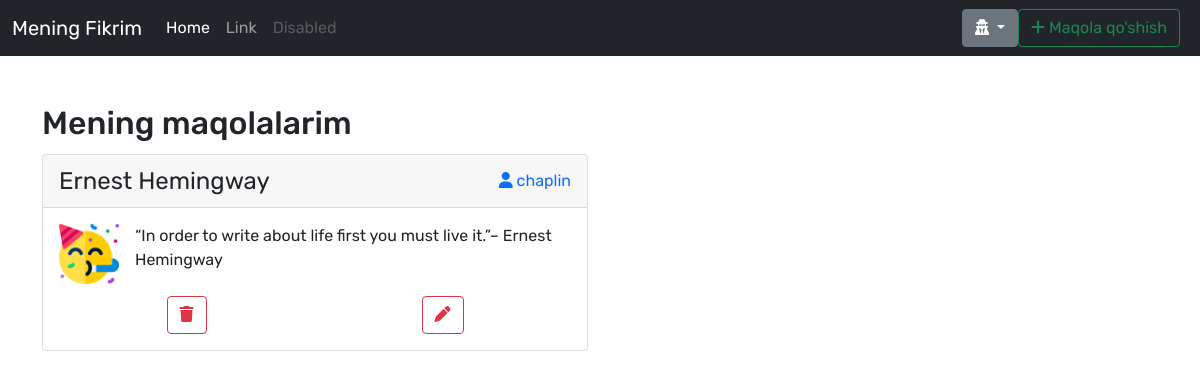
The page /posts/ (signed in) on the database its author committed.
### main/models.py (models this page shows, shortened)
class Post(models.Model):
    title = models.CharField(max_length=250, blank=True)
    body = models.TextField(blank=True)
    author = models.ForeignKey(
        User, on_delete=models.CASCADE, related_name='user')
    tag = models.ForeignKey(Tag, on_delete=models.PROTECT, related_name='tags')
    emoji = models.ForeignKey(
        Emoji, on_delete=models.PROTECT, related_name="emojies")

class Emoji(models.Model):
    name = models.CharField(max_length=50, blank=True)
    emoji = models.ImageField(upload_to="post/emojies/")

### main/views.py (the view)
# urls.py: path("posts/", views.user_posts, name="user_posts"),
@login_required
def user_posts(request):
    object_list = Post.objects.filter(author=request.user)
    return render(request, "post/list.html", {"object_list": object_list})

### templates/post/list.html
{% extends 'wrapper.html' %} {% block content %}
<section class="d-flex justify-content-center flex-column mt-5">
    <div class="container">
        <h2>Mening maqolalarim</h2>
        <div class="row">
            {% for post in object_list %}
            <div class="col-sm-12 col-md-12 col-lg-6 my-1">
                <div class="card">
                    <div class="card-header d-flex justify-content-between align-items-center">
                        <div class="fs-4">{{post.title}}</div>
                        <div>
                            <a href="#" class="text-decoration-none fs-6">
                                <i class="fas fa-user"></i> {{post.author}}
                            </a>
                        </div>
                    </div>
                    <div class="card-body">
                        <div class="d-flex">
                            <div class="flex-shrink-0">
                                <img src="{{post.emoji.emoji.url}}" width="60" alt="...">
                            </div>
                            <div class="flex-grow-1 ms-3">
                                <p>{{post.body|truncatewords:"20"}}</p>
                            </div>
                        </div>
                        <div class="d-flex justify-content-around mt-2">
                            <a href="{% url 'main:delete' post.id %}" class="btn btn-outline-danger">
                                <i class="fas fa-trash"></i>
                            </a>
                            <a href="{% url 'main:edit' post.id %}" class="btn btn-outline-danger">
                                <i class="fas fa-pen"></i>
                            </a>
                        </div>
                    </div>
                </div>
            </div>
            {% endfor %}
        </div>
    </div>
</section>
{% endblock %}

### staticfiles/css/style.css (style rules this page uses)
body { font-family: 'Rubik', sans-serif; }

### rows shown on the page
Post: title "Ernest Hemingway", author "chaplin", emoji.emoji (picture), body "“In order to write about life first you must live it.”– Ernest Hemingway"
